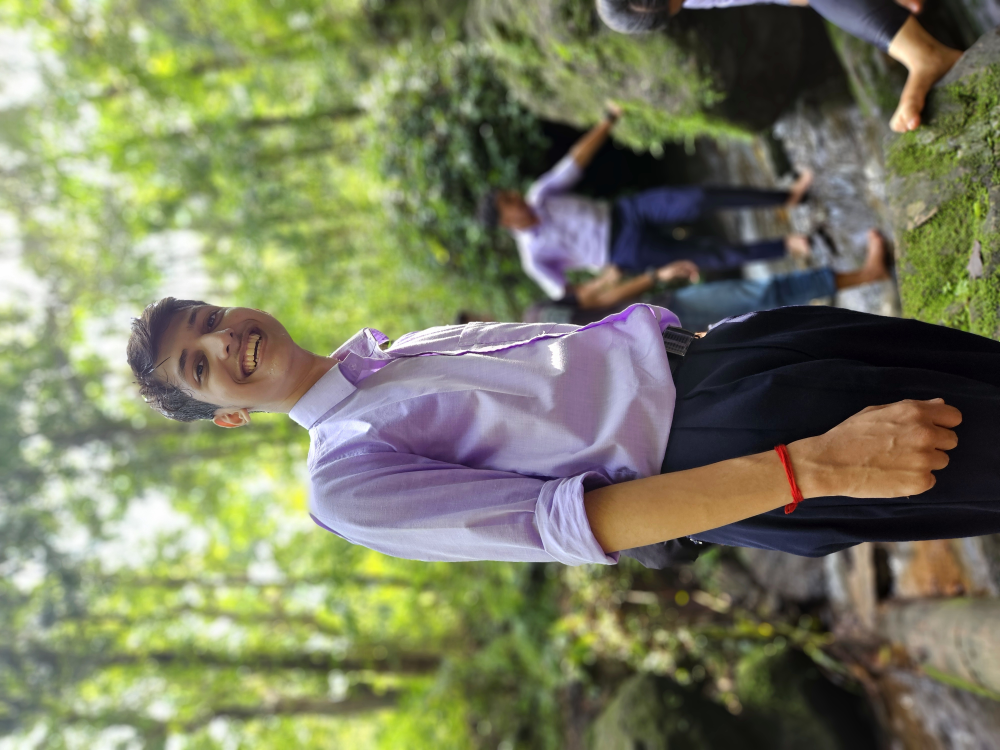
#> input picture backend/uploads/8494bedb-9957-432d-8141-377b922ddefb_20240813_103133.jpg, 4000 x 3000 px (shown at 1/4 size)
$ python -i image_embedding.py   (imports and definitions only)
#> lines starting #> are read from the running program, lines starting #| are printed output that depends on the picture
#> further down, picture is the input picture: PIL image 4000x3000 RGB; mean R, G, B 122.4, 125.6, 97.3
from __future__ import annotations

import io
from typing import Iterable

import numpy as np
from PIL import Image


def _normalize(vec: np.ndarray) -> np.ndarray:
    norm = float(np.linalg.norm(vec))
    if norm == 0:
        return vec
    return vec / norm


def compute_embedding_from_image(image: Image.Image, bins: int = 8) -> list[float]:
    """Compute a simple color histogram embedding (normalized)."""
#> called with bins = 8
    resized = image.convert("RGB").resize((128, 128))
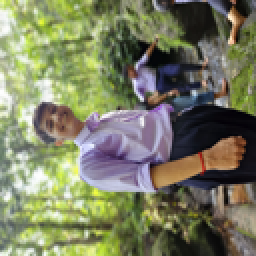
#> resized: PIL image 128x128 RGB (shown 2 times larger); mean R, G, B 122.4, 125.6, 97.3
    arr = np.array(resized, dtype=np.float32)
    hist_parts = []

    for channel in range(3):
        values = arr[:, :, channel].flatten()
        hist, _ = np.histogram(values, bins=bins, range=(0, 255), density=True)
        hist_parts.append(hist)
#> after the loop, hist_parts = [[0.00372, 0.00231, 0.00336, 0.00588, 0.00689, 0.00571, 0.00247, 0.00103], [0.00366, 0.00259, 0.0036, 0.00539, 0.00599, 0.00487, 0.00342, 0.00186], [0.00391, 0.00565, 0.00727, 0.00606, 0.00382, 0.00235, 0.00151, 0.000804]]

    vec = np.concatenate(hist_parts).astype(np.float32)
#> vec = 24 values, max 0.00727 at index 18, min 0.000804 at index 23, mean 0.00392
    return _normalize(vec).tolist()
#> in _normalize, `norm = float(np.linalg.norm(vec))`: norm = 0.0212


def compute_embedding_from_bytes(image_bytes: bytes, bins: int = 8) -> list[float]:
    image = Image.open(io.BytesIO(image_bytes)).convert("RGB")
    return compute_embedding_from_image(image, bins=bins)


def cosine_similarity(a: Iterable[float], b: Iterable[float]) -> float:
    vec_a = np.array(list(a), dtype=np.float32)
    vec_b = np.array(list(b), dtype=np.float32)
    if vec_a.size == 0 or vec_b.size == 0:
        return 0.0
    denom = float(np.linalg.norm(vec_a) * np.linalg.norm(vec_b))
    if denom == 0:
        return 0.0
    return float(np.dot(vec_a, vec_b) / denom)

>>> from PIL import Image
>>> picture = Image.open('../../uploads/8494bedb-9957-432d-8141-377b922ddefb_20240813_103133.jpg')
>>> result = compute_embedding_from_image(picture)
#> result = [0.176, 0.109, 0.159, 0.278, 0.325, 0.27, 0.116, 0.0485, 0.173, 0.122, 0.17, 0.254, 0.282, 0.23, 0.161, 0.0878, 0.185, 0.267, 0.343, 0.286, 0.18, 0.111, 0.0714, 0.038]
